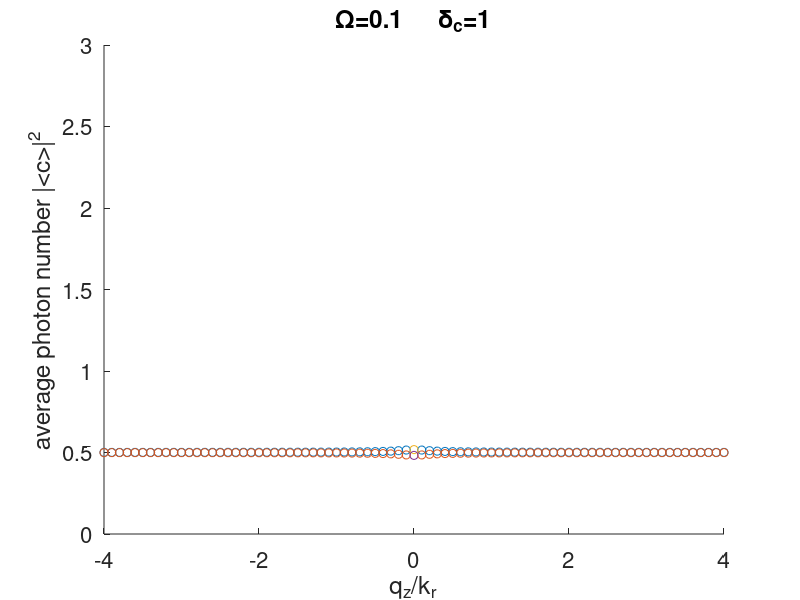
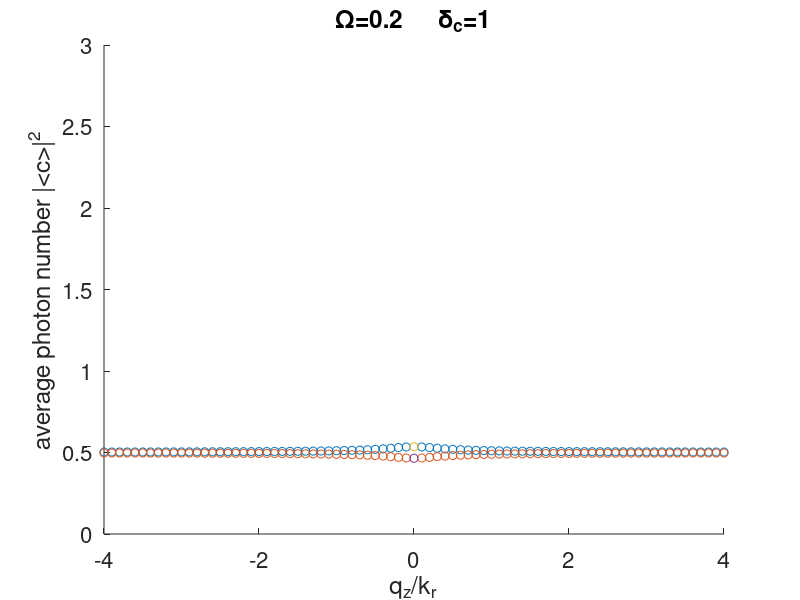
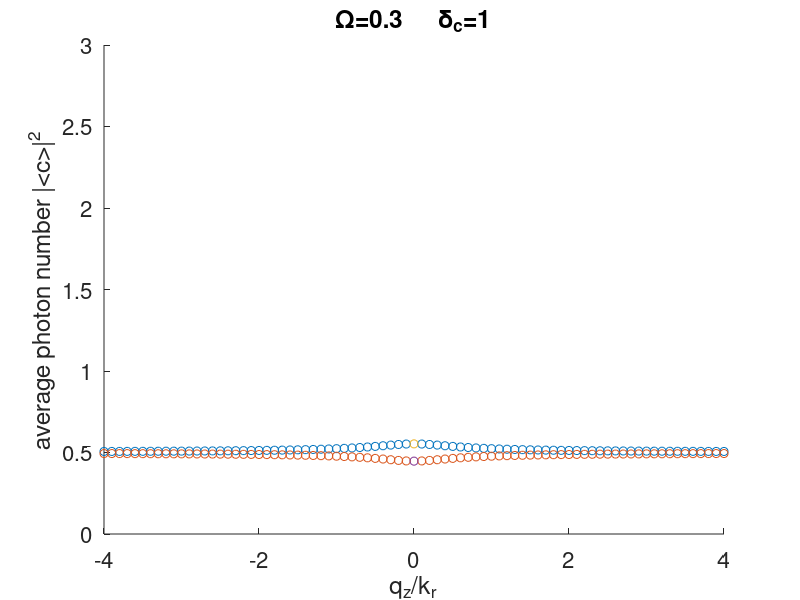
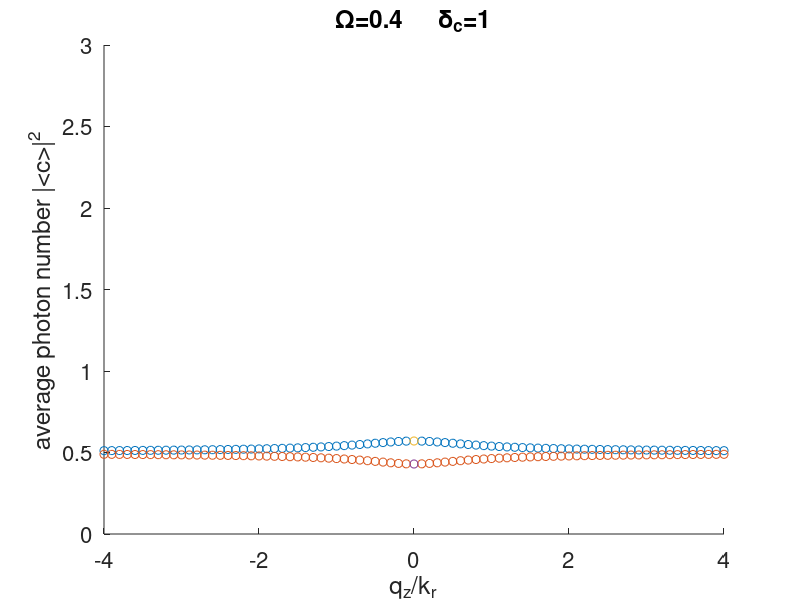

Reproduce these figures in MATLAB, in order.
% photon number calculation
% data from result.mat
clear
clc
load result.mat
% aOmega=1:0.5:10;
for Omega =aOmega
Omega2=Omega;
nOmega=find(aOmega==Omega);
Eqplot(1:4,1:length(aqz))=Eq_data(:,nOmega,:);
photon=100*ones(4,length(aqz));
for nqz=1:length(aqz)
    qz=aqz(nqz);
    h1=qz^2/2+kr*qz+delta;
    h2=qz^2/2-kr*qz-delta;
    A=@(ex) (eta/Omega2*2)^2*...
        ((ex-h1).^2/(Omega^2/4*eta^2/(1+deltac^2))-(ex-h1)./(ex-h2));
    B=@(ex) 2*deltac*(ex-h1)/(Omega2/2)^2*Omega2/Omega;
    condition=@(ex) B(ex).^2-4*A(ex);
    sign_of_phi_dn=1; % this is questionable. 
    phi_dn_sqr=@(ex)   1/2*(B(ex)+sign_of_phi_dn*sqrt(abs(condition(ex))));
    phi_up_sqr=@(ex) (Omega/2)^2*eta^2/(1+deltac^2)*phi_dn_sqr(ex)./...
        abs(ex-h1+Omega/2*1i*Omega2/2*phi_dn_sqr(ex)/(1-1i*deltac)).^2;
    theta=@(ex) angle((ex-h1+Omega/2*1i*Omega2/2*phi_dn_sqr(ex)/(1-1i*deltac)).*...
        sqrt(abs(phi_up_sqr(ex)))./sqrt(abs(phi_dn_sqr(ex)))...
        /(Omega/2*eta/(1-1i*deltac)));
    for nn=1:4
        if Eqplot(nn,nqz)~=100
            ex=Eqplot(nn,nqz);
            photon(nn,nqz)=1/(1+deltac^2)*(eta^2-eta*Omega2*...
                sqrt(abs(phi_up_sqr(ex))).*sqrt(abs(phi_dn_sqr(ex))).*...
                sin(theta(ex))+(Omega2/2)^2*phi_dn_sqr(ex).*phi_up_sqr(ex));
        end
    end
end
figure(nOmega)
%clf
hold on
for nn=1:4
    scatter(aqz,photon(nn,:),'b.')
end
set(gca,'fontsize',16)
xlabel('q_z/k_r')
ylabel('average photon number |<c>|^2')
axis([min(aqz) max(aqz) 0 3])
title(['\Omega=',num2str(Omega),...
        '     \delta_c=',num2str(deltac)])
%saveas(figure(nOmega),['photon_',num2str(nOmega),'.eps'],'epsc')
%save photon.mat
end